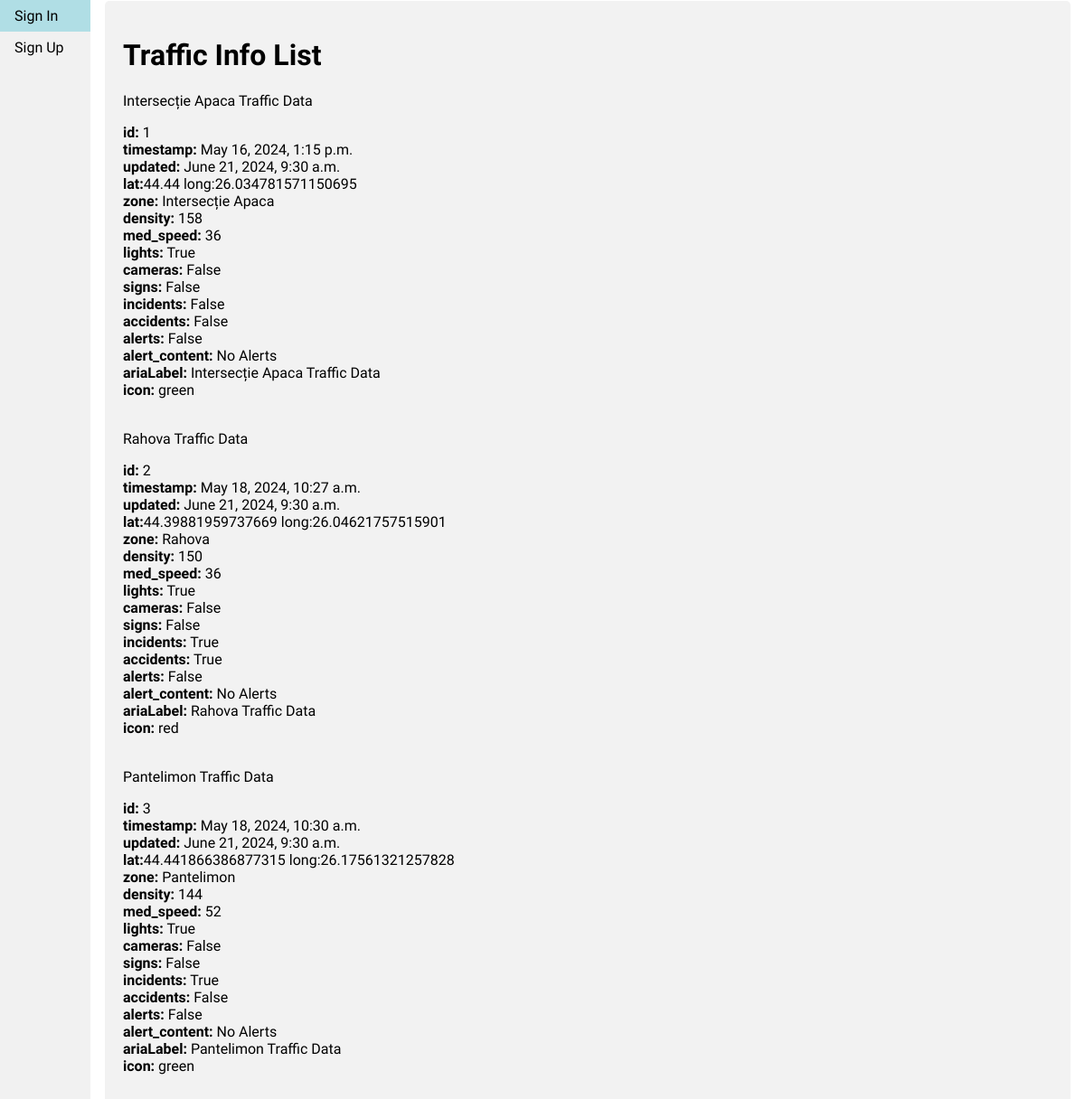
The app's page /trafficInfoList, older data.
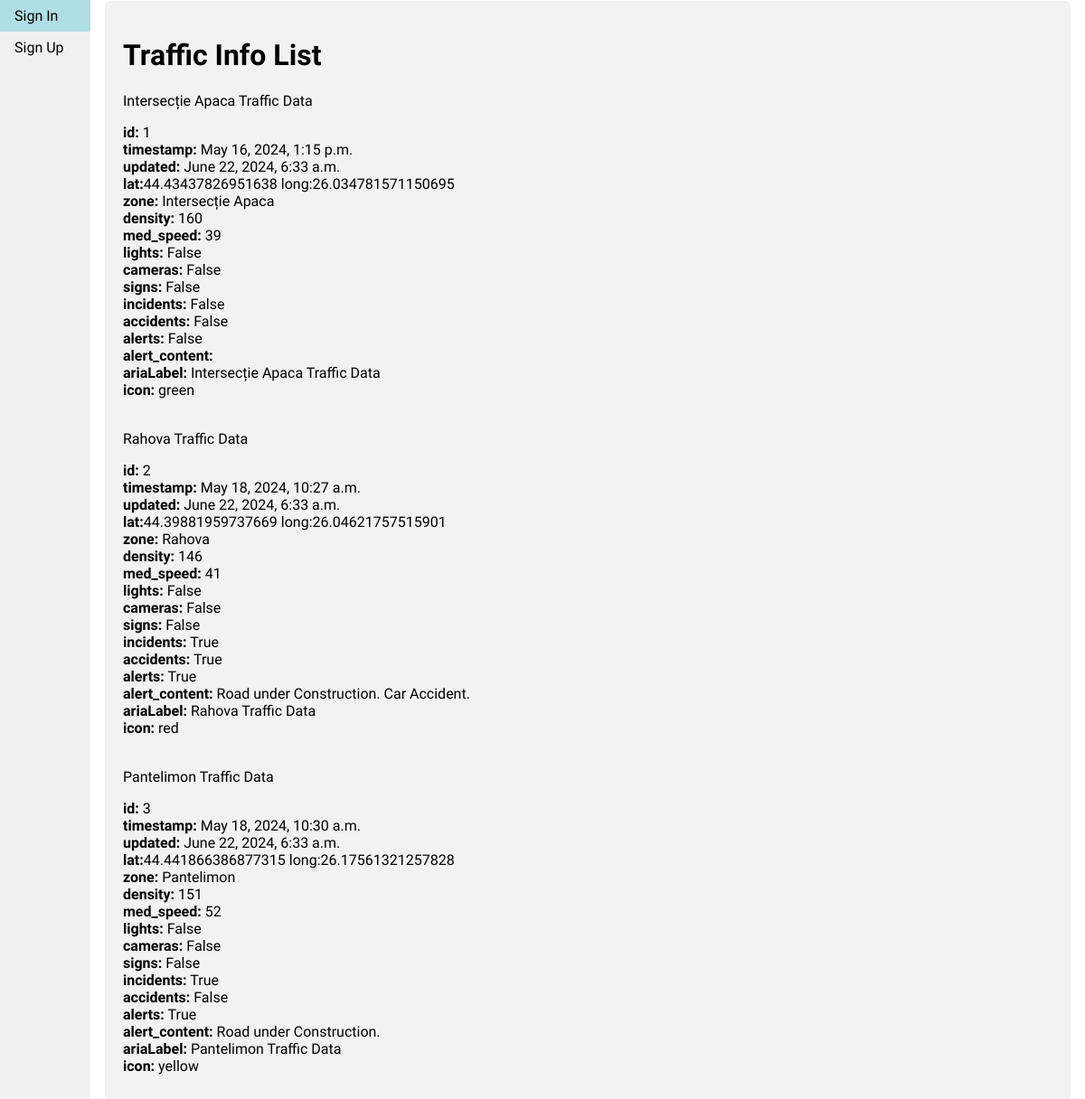
The same page, newer data.
### users_tutorial/models.py (models this page shows)
class TrafficInfo(models.Model):
	choices_list = [
		("green", "green"),
		("yellow", "yellow"),
		("red", "red")
	]
	timestamp = models.DateTimeField(auto_now_add=True)
	updated = models.DateTimeField(auto_now=True)
	lat = models.FloatField()
	lng = models.FloatField()
	zone = models.CharField(max_length=100)
	density = models.IntegerField()
	med_speed = models.IntegerField()
	lights = models.BooleanField(default=False)
	cameras = models.BooleanField(default=False)
	signs = models.BooleanField(default=False)
	incidents = models.BooleanField(default=False)
	accidents = models.BooleanField(default=False)
	alerts = models.BooleanField(default=False)
	alert_content = models.CharField(max_length=255, blank=True)
	ariaLabel = models.CharField(max_length=100)
	icon = models.CharField(choices=choices_list, max_length=10, default='green')
	title = models.CharField(max_length=100)
	def __str__(self):
		return f'{self.title}'

### users_tutorial/views.py (the view)
# urls.py: path('trafficInfoList', views.trafficInfoList, name="trafficInfoList"),
def trafficInfoList(request):
	traffic_info_list = TrafficInfo.objects.all()
	return render(request, 'lists/traffic_info_list.html', {'traffic_info_list': traffic_info_list})

### templates/lists/traffic_info_list.html (shortened to what this page needs)
{% extends 'base.html' %}
{% load static %}
{% block content %}
    <div class='container'>
        <h1>Traffic Info List</h1>
        {% for traffic_info in traffic_info_list %}
            <div class="card">
                <div class="card-header"> {{ traffic_info }} </div>
                <div class="card-body">
                    <p class="card-text">
                        <strong>id:</strong> {{ traffic_info.id }}</br>
                        <strong>timestamp:</strong> {{ traffic_info.timestamp }}</br>
                        <strong>updated:</strong> {{ traffic_info.updated }}</br>
                        <strong>lat:</strong>{{ traffic_info.lat }} long:{{ traffic_info.lng }}</br>
                        <strong>zone:</strong> {{ traffic_info.zone }}</br>
                        <strong>density:</strong> {{ traffic_info.density }}</br>
                        <strong>med_speed:</strong> {{ traffic_info.med_speed }}</br>
                        <strong>lights:</strong> {{ traffic_info.lights }}</br>
                        <strong>cameras:</strong> {{ traffic_info.cameras }}</br>
                        <strong>signs:</strong> {{ traffic_info.signs }}</br>
                        <strong>incidents:</strong> {{ traffic_info.incidents }}</br>
                        <strong>accidents:</strong> {{ traffic_info.accidents }}</br>
                        <strong>alerts:</strong> {{ traffic_info.alerts }}</br>
                        <strong>alert_content:</strong> {{ traffic_info.alert_content }}</br>
                        <strong>ariaLabel:</strong> {{ traffic_info.ariaLabel }}</br>
                        <strong>icon:</strong> {{ traffic_info.icon }}</br>
                    </p>
                </div>
            </div>
        {% endfor %}
    </div>
{% endblock %}

### templates/base.html (shortened to what this page needs)
{% load static %}
<!DOCTYPE html>
<html lang="en">
<head>
  <link rel="stylesheet" href="{% static 'main.css' %}"></link>
  <link rel="stylesheet" href="https://cdnjs.cloudflare.com/ajax/libs/toastr.js/latest/toastr.css" />
</head>
<body>
  {% include 'partials/nav.html' %}
  <div class="div-container">
    {% block content %}
    {% endblock %}
  </div>
</body>
</html>

### templates/partials/nav.html
{% if request.user.is_authenticated %}
<ul class="sidenav">
  {% if "traffic_info" in request.path %}
  <li><a class="active" href="{% url 'main:traffic_info' %}">Traffic Info</a></li>
  {% else %}
  <li><a href="{% url 'main:traffic_info' %}">Traffic Info</a></li>
  {% endif %}
  {% if "traffic_lights" in request.path %}
  <li><a class="active" href="{% url 'main:traffic_lights' %}">Traffic Lights</a></li>
  {% else %}
  <li><a href="{% url 'main:traffic_lights' %}">Traffic Lights</a></li>
  {% endif %}
  {% if "generate_alerts" in request.path %}
  <li><a class="active" href="{% url 'main:generate_alerts' %}">Generate Alerts</a></li>
  {% else %}
  <li><a href="{% url 'main:generate_alerts' %}">Generate Alerts</a></li>
  {% endif %}
  {% if "generate_reports" in request.path %}
  <li><a class="active" href="{% url 'main:generate_reports' %}">Generate Reports</a></li>
  {% else %}
  <li><a href="{% url 'main:generate_reports' %}">Generate Reports</a></li>
  {% endif %}
  {% if "route" in request.path %}
  {% else %}
  {% endif %}
  {% if "map" in request.path %}
  {% else %}
  {% endif %}
  {% if request.path == "/" %}
  <li><a class="active" href="{% url 'users:account' %}">User Account</a></li>
  {% else %}
  <li><a href="{% url 'users:account' %}">User Account</a></li>
  {% endif %}
  {% if "profile" in request.path %}
  <li><a class="active" href="{% url 'users:profile' %}">User Profile</a></li>
  {% else %}
  <li><a href="{% url 'users:profile' %}">User Profile</a></li>
  {% endif %}
  {% if "sign-out" in request.path %}
  <li><a class="active" href="{% url 'users:sign-out' %}">Sign Out</a></li>
  {% else %}
  <li><a href="{% url 'users:sign-out' %}">Sign Out</a></li>
  {% endif %}
</ul>
{% else %}
<ul class="sidenav">
  {% if "sign-in" in request.path %}
  <li><a class="active" href="{% url 'users:sign-in' %}">Sign In</a></li>
  {% else %}
  <li><a href="{% url 'users:sign-in' %}">Sign In</a></li>
  {% endif %}
  {% if "sign-up" in request.path %}
  <li><a class="active" href="{% url 'users:sign-up' %}">Sign Up</a></li>
  {% else %}
  <li><a href="{% url 'users:sign-up' %}">Sign Up</a></li>
  {% endif %}
</ul>
{% endif %}

### templates/partials/logo.html (shortened to what this page needs)
{% load static %}

### static/main.css (style rules this page uses)
* { box-sizing: border-box; }
body { font-family: 'Courier Prime', monospace; padding: 0; margin: 0; }
body, html { height: 100%; }
ul.sidenav { list-style-type: none; margin: 0; padding: 0; width: 25%; max-width: 100px; background-color: #f1f1f1; position: fixed; height: 100%; overflow: auto; }
ul.sidenav li a { display: block; color: #000; padding: 8px 16px; text-decoration: none; }
.div-container { margin-left: 100px; padding: 1px 16px; height: 1000px; }
::placeholder { color: #2a2a2a; font-family: 'Courier Prime', monospace; }
.container { border-radius: 5px; background-color: #f2f2f2; padding: 20px; }

Row changes from the older to the newer data that the page shows:
changed TrafficInfo "Intersecție Apaca Traffic Data": updated "June 21, 2024, 9:30 a.m." → "June 22, 2024, 6:33 a.m."; lat "44.44" → "44.43437826951638"; density "158" → "160"; med_speed "36" → "39"; lights "True" → "False"; alert_content "No Alerts" → (not shown)
changed TrafficInfo "Rahova Traffic Data": updated "June 21, 2024, 9:30 a.m." → "June 22, 2024, 6:33 a.m."; density "150" → "146"; med_speed "36" → "41"; lights "True" → "False"; alerts "False" → "True"; alert_content "No Alerts" → "Road under Construction. Car Accident."
changed TrafficInfo "Pantelimon Traffic Data": updated "June 21, 2024, 9:30 a.m." → "June 22, 2024, 6:33 a.m."; density "144" → "151"; lights "True" → "False"; alerts "False" → "True"; alert_content "No Alerts" → "Road under Construction."; icon "green" → "yellow"
